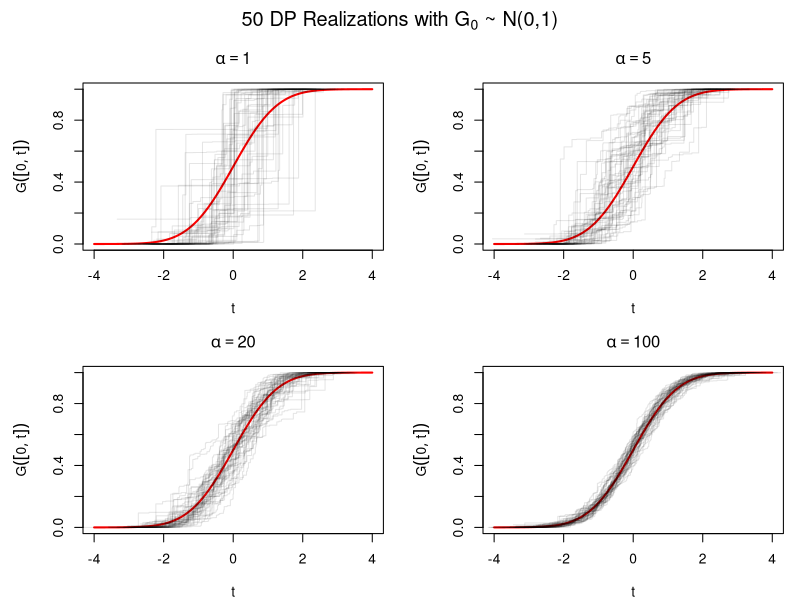
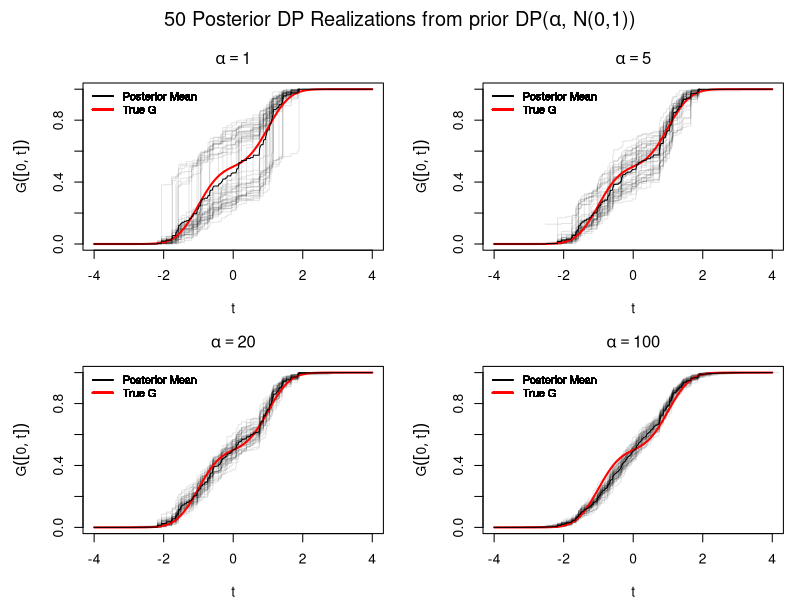
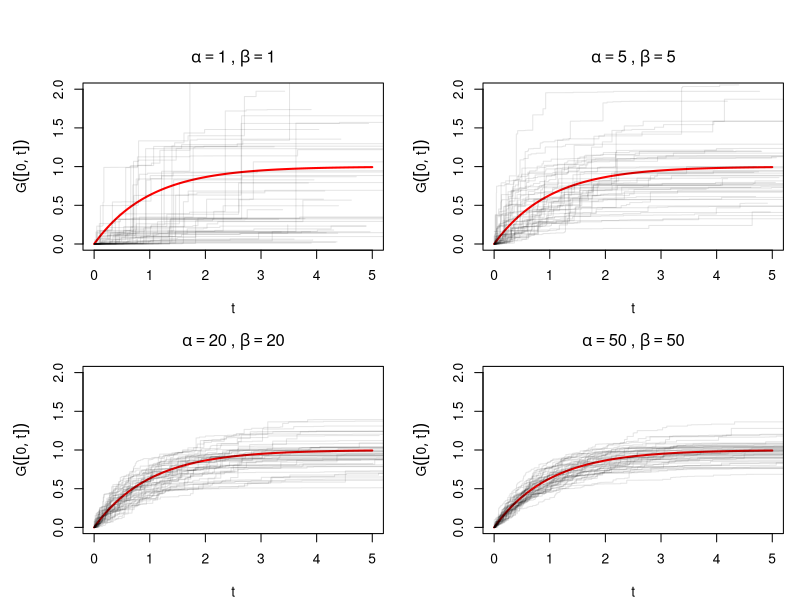

The R script that drew these images, in order:
## ---- chunk 1
dp_stickbreak <- function(alpha, g0 = rexp, k_trunc = 100, ...) {
  # draw atoms from G_0
  theta <- g0(k_trunc, ...)
  
  # i.i.d. beta draws of v_k, truncate and set final value to 1
  v <- c(rbeta(k_trunc - 1, 1, alpha), 1)
  # stick remaining before each break
  remaining <- cumprod(c(1, 1 - v[-k_trunc]))
  # weights, with sum to one constraint
  w <- v*remaining
  w[k_trunc] <- 1 - sum(w[-k_trunc])
  
  return(list(theta = theta, weights = w, k_trunc = k_trunc))
}
## ---- chunk 2
set.seed(1234)
par(mfrow = c(2, 2), mar = c(4, 5, 3, 1), oma = c(0, 0, 2, 0))

alphas <- c(1, 5, 20, 100)
truncs <- c(100, 200, 500, 2000) 

for (j in 1:4) {
  a <- alphas[j]
  k <- truncs[j]
  
  plot(NULL, xlim = c(-4, 4), ylim = c(0, 1),
       xlab = expression(t), ylab = expression(G(group("[", list(0, t), "]"))),
       main = bquote(alpha == .(a)))
  
  # add the theoretical Normal CDF (pnorm) in red
  curve(pnorm(x), from = -4, to = 4, col = "red", lwd = 2, add = TRUE)
  
  # draw 50 DP realisations
  for (i in 1:50) {
    # Using rnorm for the base measure g0
    dp <- dp_stickbreak(alpha = a, g0 = rnorm, k_trunc = k)
    ord <- order(dp$theta)
    lines(dp$theta[ord], cumsum(dp$weights[ord]), 
          type = "s", col = rgb(0, 0, 0, 0.1))
  }
}

# Add an overall title to the 2x2 grid
mtext(expression(paste("50 DP Realizations with ", G[0], " ~ N(0,1)")), 
      outer = TRUE, cex = 1.2, line = 0)
## ---- chunk 3
# function to sample from the posterior based on a DP(alpha, g0) prior
dp_post_stickbreak <- function(alpha, g0 = rexp, k_trunc = 100, obs, ...) {
  # helper function for simulation from centering measure of posterior DP
  rgn <- function(n_samples = 1, obs, alpha0, g00 = rnorm, ...) {
    prob_new <- alpha0/(alpha0 + length(obs))
    samples <- replicate(n_samples, {
      if (runif(1) < prob_new) {
        g00(1, ...)
      } else {
        sample(obs, 1)
      }
    })
  }
  dp_stickbreak(alpha = alpha + length(obs), g0 = rgn, k_trunc = k_trunc, 
                alpha0 = alpha, g00 = g0, obs = obs)
}
## ---- chunk 4
set.seed(12345)

p <- rbinom(100, 1, 0.5)
y <- p*rnorm(100, -1, 0.5) + (1 - p)*rnorm(100, 1, 0.5)
grid_x <- seq(-4, 4, length.out = 500)
par(mfrow = c(2, 2), mar = c(4, 5, 3, 1), oma = c(0, 0, 2, 0))

for (j in 1:4) {
  a <- alphas[j]
  k <- truncs[j]
  
  plot(NULL, xlim = c(-4, 4), ylim = c(0, 1),
       xlab = expression(t), ylab = expression(G(group("[", list(0, t), "]"))),
       main = bquote(alpha == .(a)))
  
  all_cdfs <- matrix(0, nrow = 500, ncol = 50)
  
  # draw 50 posterior DP realisations
  for (i in 1:50) {
    dp <- dp_post_stickbreak(alpha = a, g0 = rnorm, k_trunc = k, obs = y)
    ord <- order(dp$theta)
    
    f_emp <- stepfun(dp$theta[ord], c(0, cumsum(dp$weights[ord])))
    all_cdfs[, i] <- f_emp(grid_x)
    
    lines(dp$theta[ord], cumsum(dp$weights[ord]), 
          type = "s", col = rgb(0, 0, 0, 0.1))
    
    legend("topleft", 
       legend = c("Posterior Mean", "True G"), 
       col = c("black", "red"), 
       lwd = c(1, 2), 
       # lty = c(1, 2),
       bty = "n",  
       cex = 0.8) 
  }
  
  curve(0.5*pnorm(x, -1, 0.5) + 0.5*pnorm(x, 1, 0.5), 
        from = -4, to = 4, col = "red", lwd = 2, add = TRUE)
  
  mean_cdf <- rowMeans(all_cdfs)
  lines(grid_x, mean_cdf, col = "black")
}

mtext(expression(paste("50 Posterior DP Realizations from prior DP(", alpha, ", N(0,1))")), 
      outer = TRUE, cex = 1.2, line = 0)
## ---- chunk 5
gp_from_dp <- function(alpha, beta, g0 = rexp, k_trunc = 100, ...) {
  gamma <- rgamma(1, alpha, rate = beta)
  dp <- dp_stickbreak(alpha = a, g0 = g0, k_trunc = k)
  return(list(
    theta = dp$theta, 
    weights = gamma*dp$weights, 
    gamma = gamma,
    k_trunc = dp$k_trunc
  ))
}
## ---- chunk 6
set.seed(123456)
par(mfrow = c(2, 2), mar = c(4, 5, 3, 1), oma = c(0, 0, 2, 0))

alphas <- c(1, 5, 20, 50)
betas <- alphas
truncs <- c(100, 200, 500, 2000) 

for (j in 1:4) {
  a <- alphas[j]
  b <- betas[j]
  k <- truncs[j]
  
  plot(NULL, xlim = c(0, 5), ylim = c(0, 2),
       xlab = expression(t), ylab = expression(G(group("[", list(0, t), "]"))),
       main = bquote(alpha == .(a) ~","~ beta ==.(b)))
  
  # add the theoretical Normal CDF (pnorm) in red
  curve(pexp(x), from = 0, to = 5, col = "red", lwd = 2, add = TRUE)
  
  # draw 50 DP realisations
  for (i in 1:50) {
    # Using rnorm for the base measure g0
    gp <- gp_from_dp(alpha = a, beta = b, g0 = rexp, k_trunc = k)
    ord <- order(gp$theta)
    lines(gp$theta[ord], cumsum(gp$weights[ord]), 
          type = "s", col = rgb(0, 0, 0, 0.1))
  }
}
